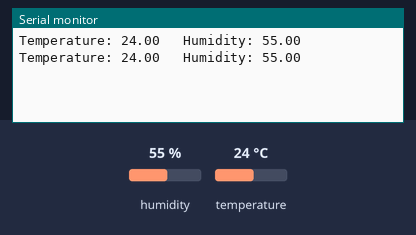
A sketch run on a simulated ESP8266 (NodeMCU). Shown: the last lines printed to the serial monitor. The inputs (shaded band) are chosen by the test bench; at power-on: humidity 55 %, temperature 24 °C.

Above: at 2.8 s.
2.9 s: humidity set to 22 %
At 5.3 s:
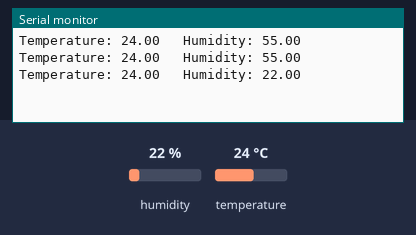
5.6 s: temperature set to 12 °C
At 6.5 s:
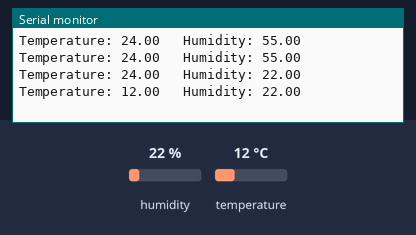
8.3 s: humidity set to 40 %
At 11.3 s:
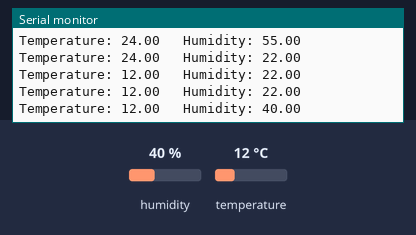
Timing chart, 0 to 12.8 s (numbered marks = the images above; inputs shaded):
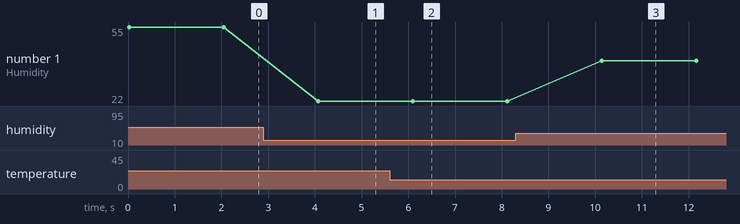

Measured:
- after the input at 2.9 s, the serial monitor: prints a new line after 1.2 s (image 1)
- after the input at 5.6 s, the serial monitor: prints a new line after 0.49 s (image 2)
- after the input at 8.3 s, the serial monitor: prints a new line after 1.8 s (image 3)
- plotted number 1: 55 → 22 after the input at 2.9 s, 22 → 40 after the input at 8.3 s

The sketch:

4_iobDHT11Test.ino
```cpp
/***************************************************
  Internet of Bananas
  A critical design project to collect data from bananas

  IoB is developed by Artur Cordeiro + Mattia Thibault
  https://github.com/Internet-of-Bananas
  Fortaleza / Tampere, 2021.

  *** IoB DHT11 test ***
  This skectch tests the temperature and humidity Sensor DHT11,
  and prints in the Serial Monitor the values from temperatura and humidity.

  In the code is used the library DHT Sensor Library from Adafruit Industries.

*/

// *** Setup parameters for the Sensor DHT11 ***
#include "DHT.h"          // Add the library DHT.
#define DHTPIN D1         // Set the pin connected to the DHT sensor.
#define DHTTYPE DHT11     // Select the sensor as DHT11.
DHT dht(DHTPIN, DHTTYPE); // Createe the dht object with the specified settings.
float temperature;        // Creates the variable to receive the temperature
float humidity;           // Creates the variable to receive the humidity


void setup()
{
  Serial.begin(9600); // Begin the serial communication, to print information in the Serial Monitor.

  dht.begin(); // Begin the instance of the DHT library.
}
void loop() {

  temperature = dht.readTemperature();  // Read the temperature in Celsius.
  humidity = dht.readHumidity();        // Read the relative humidity in %.

  // Print in the Serial Monitor the values of temperature and Humidity.
  Serial.print("Temperature: ");
  Serial.print(temperature);
  Serial.print("\t Humidity: ");
  Serial.println(humidity);

  // It's recommended a pause at least of two seconds
  // between each reading of the DHT11 sensor.
  delay(2000); // Pause.
}
```
